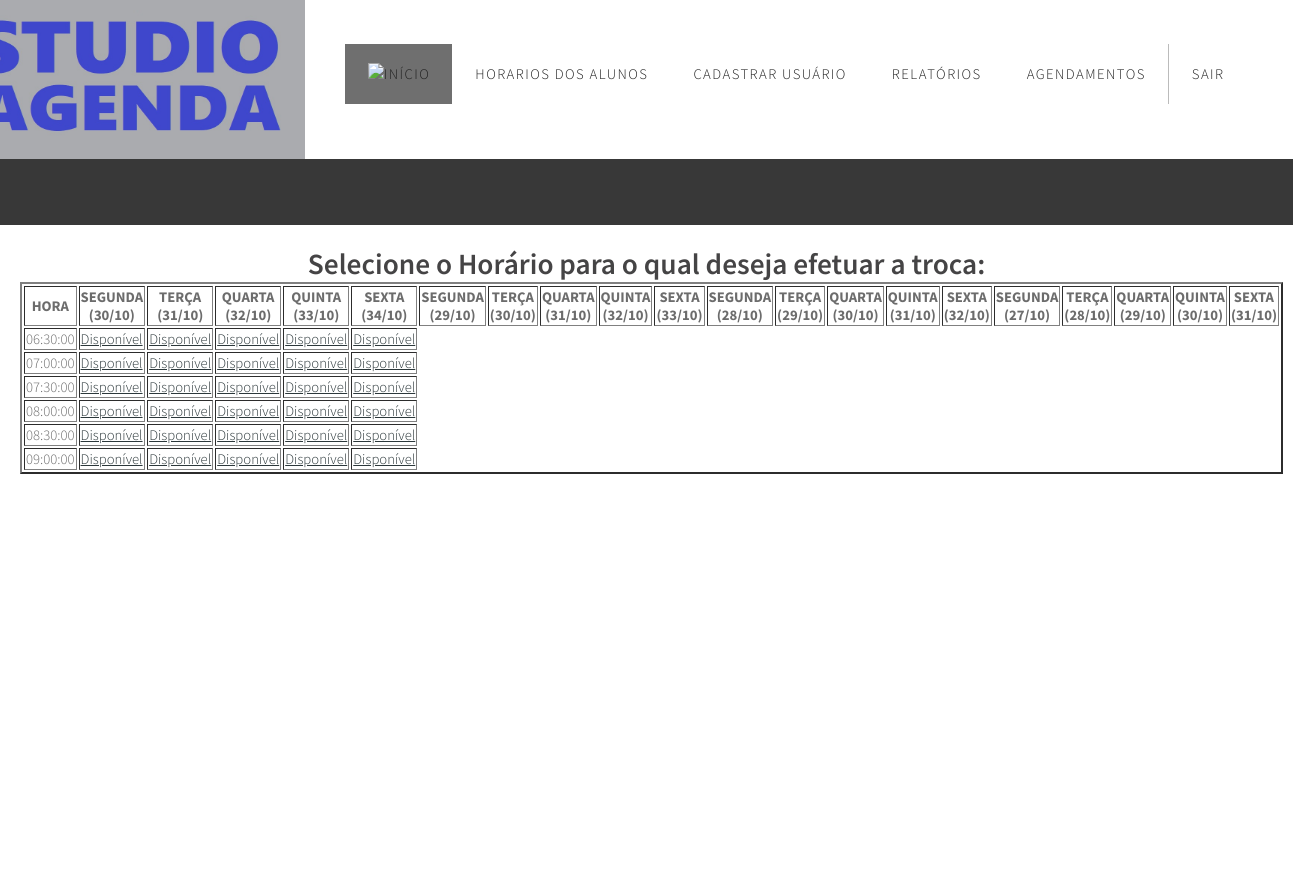
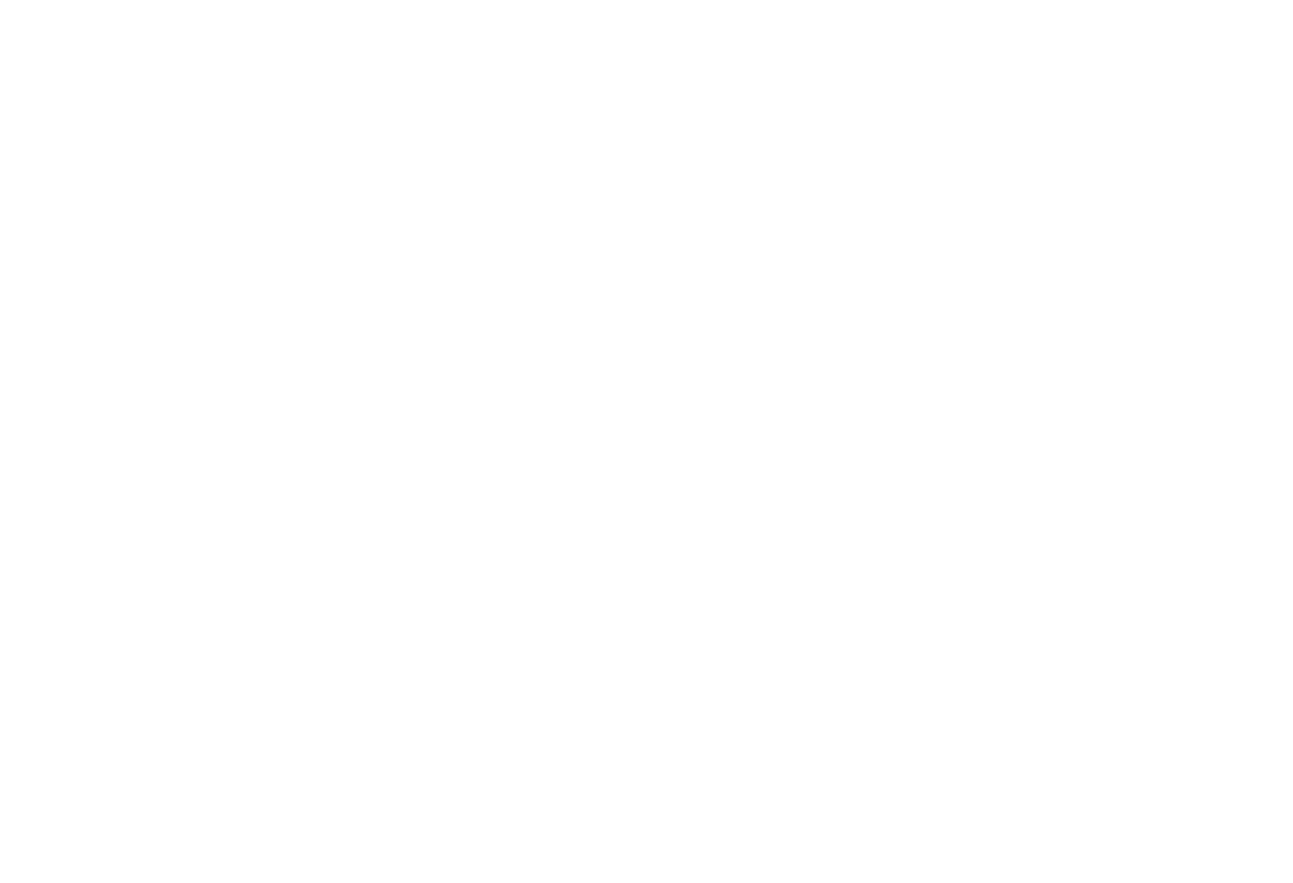
The app's page /php/trocarH.php (signed in) with its own data (2 pictures, top to bottom).
### tables this page shows
CREATE TABLE `horarios` (
  `idHorario` int(11) NOT NULL,
  `horario` time NOT NULL
);

### php/trocarH.php (the view, shortened to what this page needs)
<!DOCTYPE html>
<html>
    <head>
        <html xmlns="http://www.w3.org/1999/xhtml">
        <head>
        <link href="../css/default.css" rel="stylesheet" type="text/css" media="all" />
        <link href="../css/logo.css" rel="stylesheet" type="text/css" media="all" />
        <link href="../css/fonts.css" rel="stylesheet" type="text/css" media="all" />
        <link href="../css/estiloFormulario.css" rel="stylesheet" type="text/css" media="all" />
    </head>
    <body>
        <div id="header-wrapper">
        <div id="header" class="container">
        <div id="logo">
        <h1><img src="../imagens/logoBP.jpg" id="imgpos"></img><a href="index.php"></a></h1>
</div>
      <div id="menu">
        <?php
            $tipoUsuario = $_SESSION["tipoUsuario"];
               if ($tipoUsuario == "3"){
                echo"
                    <header>
                        <ul id ='ulHorizontal'>
                            <li id='liHorizontal' class='active' ><a href='pgInicial.php'><img id='home' src='../imagens/whiteHome.png' width='15'>Início</a></li>
                            <li id='liHorizontal'><a href='horariosAlunos.php'>Horarios dos Alunos</lei>
                            <li id='liHorizontal'><a href='cadastrarCliente.php'>Cadastrar Usuário</a></li>
                            <li id='liHorizontal'><a href='relatorios.php'>Relatórios</a></li>
                            <li id='liHorizontal'><a href='agendamentos.php'>Agendamentos</a></li>";
                            if (isset ($_SESSION["email"] ) ){
                                echo "<li id='liHorizontal' style='float:right; border-left: 1px solid #bbb;'><a href='logout.php'>Sair</a></li>";
                            }
                            else {
                                echo "<li id='liHorizontal' style='float:right; border-left: 1px solid #bbb;'><a href='formLogin.php'>Login</a></li>";
                            }
                echo    "</ul>
                    </header>";
            }
        ?>
                </div>
  </div>
</div>
        <br><br>
        <div id="master">
            <center>
                <h1>Selecione o Horário para o qual deseja efetuar a troca:</h1>
                <div id="divTabelaHorarios">
                    <?php
                        include_once 'conexaoBD.php';
                        $data = date('Y-m-d');
                        $diaAtual = date('w', strtotime($data));
                        $dia = date('d');
                        $mes = date('m');
                        echo "<table border='2'>";
                        echo "<tr>";
                        echo "<th>HORA</th>";
                        while ($diaAtual < 6){
                            switch ($diaAtual) {
                                case 2 :
                                        $segunda = $dia-1;
                                        $terca = $dia;
                                        $quarta = $dia+1;
                                        $quinta = $dia+2;
                                        $sexta = $dia+3;
                                        echo "<TH>SEGUNDA ($segunda/$mes)</TH>";
                                        echo "<TH>TERÇA ($terca/$mes)</TH>";
                                        echo "<TH>QUARTA ($quarta/$mes)</TH>";
                                        echo "<TH>QUINTA ($quinta/$mes)</TH>";
                                        echo "<TH>SEXTA ($sexta/$mes)</TH>";
                                break;
                                case 3 :
                                        $segunda = $dia-2;
                                        $terca = $dia-1;
                                        $quarta = $dia;
                                        $quinta = $dia+1;
                                        $sexta = $dia+2;
                                        echo "<TH>SEGUNDA ($segunda/$mes)</TH>";
                                        echo "<TH>TERÇA ($terca/$mes)</TH>";
                                        echo "<TH>QUARTA ($quarta/$mes)</TH>";
                                        echo "<TH>QUINTA ($quinta/$mes)</TH>";
                                        echo "<TH>SEXTA ($sexta/$mes)</TH>";
                                break;
                                case 4 :
                                        $segunda = $dia-3;
                                        $terca = $dia-2;
                                        $quarta = $dia-1;
                                        $quinta = $dia;
                                        $sexta = $dia+1;
                                        echo "<TH>SEGUNDA ($segunda/$mes)</TH>";
                                        echo "<TH>TERÇA ($terca/$mes)</TH>";
                                        echo "<TH>QUARTA ($quarta/$mes)</TH>";
                                        echo "<TH>QUINTA ($quinta/$mes)</TH>";
                                        echo "<TH>SEXTA ($sexta/$mes)</TH>";
                                break;
                                case 5 :
                                        $segunda = $dia-4;
                                        $terca = $dia-3;
                                        $quarta = $dia-2;
                                        $quinta = $dia-1;
                                        $sexta = $dia;
                                        echo "<TH>SEGUNDA ($segunda/$mes)</TH>";
                                        echo "<TH>TERÇA ($terca/$mes)</TH>";
                                        echo "<TH>QUARTA ($quarta/$mes)</TH>";
                                        echo "<TH>QUINTA ($quinta/$mes)</TH>";
                                        echo "<TH>SEXTA ($sexta/$mes)</TH>";
                                break;
                            }
                            $diaAtual++;
                        }
                        $buscarHorarios = "SELECT * FROM horarios";
                        $confirmarBuscarHorarios = mysqli_query($link, $buscarHorarios);
                            if ($confirmarBuscarHorarios) {
                                while ($registro = mysqli_fetch_assoc($confirmarBuscarHorarios)) {
                                    $hora = $registro["horario"];
                                    echo "<tr>
                                            <td>$hora</td>
                                            <td><a href=''>Disponível</td>
                                            <td><a href=''>Disponível</td>
                                            <td><a href=''>Disponível</td>
                                            <td><a href=''>Disponível</td>
                                            <td><a href=''>Disponível</td>
                                         </tr>";
                                }
                            }
                            else {
                                die ("Erro ao buscar horários!<br>");
                            }
                        echo "</tr>";
                        echo "</table>";
                    ?>
                </center>
            </div>
    </body>
</html>

### css/default.css (style rules this page uses)
html, body { height: 100%; }
body { margin: 0px; padding: 0px; background: #383838; font-family: 'Source Sans Pro', sans-serif; font-size: 11pt; font-weight: 300; color: #6c6c6c }
h1, h2, h3 { margin: 0; padding: 0; font-weight: 600; color: #454445; }
p, ol, ul { margin-top: 0; }
ol, ul { padding: 0; list-style: none; }
a { color: #2C383B; }
.container { margin: 0px auto; width: 1200px; }
#header-wrapper { padding: 2em 0em; background: #FFF; }
#header { position: relative; height: 100px; }
#logo { position: absolute; top: 1.5em; left: 0; width: 100%; }
#logo h1 { display: inline-block; font-size: 2.5em; text-transform: uppercase; font-weight: 700; color: #2C383B; padding-right: 0.50em; }
li { float: left; }
.active { background-color: #6F6F6F; }
#menu { position: absolute; right: 0; top: 1em; }
#menu ul { display: inline-block; }
#menu li { display: block; float: left; text-align: center; line-height: 60px; }
#menu li a, #menu li span { display: inline-block; margin-left: 1px; padding: 0em 1.5em; letter-spacing: 0.10em; text-decoration: none; font-size: 1em; text-transform: uppercase; outline: 0; color: #212121; }
#master { padding:20px; margin-top:30px; background-color: white; height:1500px; }

### css/logo.css (style rules this page uses)
#imgpos { position: absolute; left: -102px; margin-top: -66px; width: 360px; height: 160px; }

### records on screen
horarios: horario "06:30:00"
horarios: horario "07:00:00"
horarios: horario "07:30:00"
horarios: horario "08:00:00"
horarios: horario "08:30:00"
horarios: horario "09:00:00"
